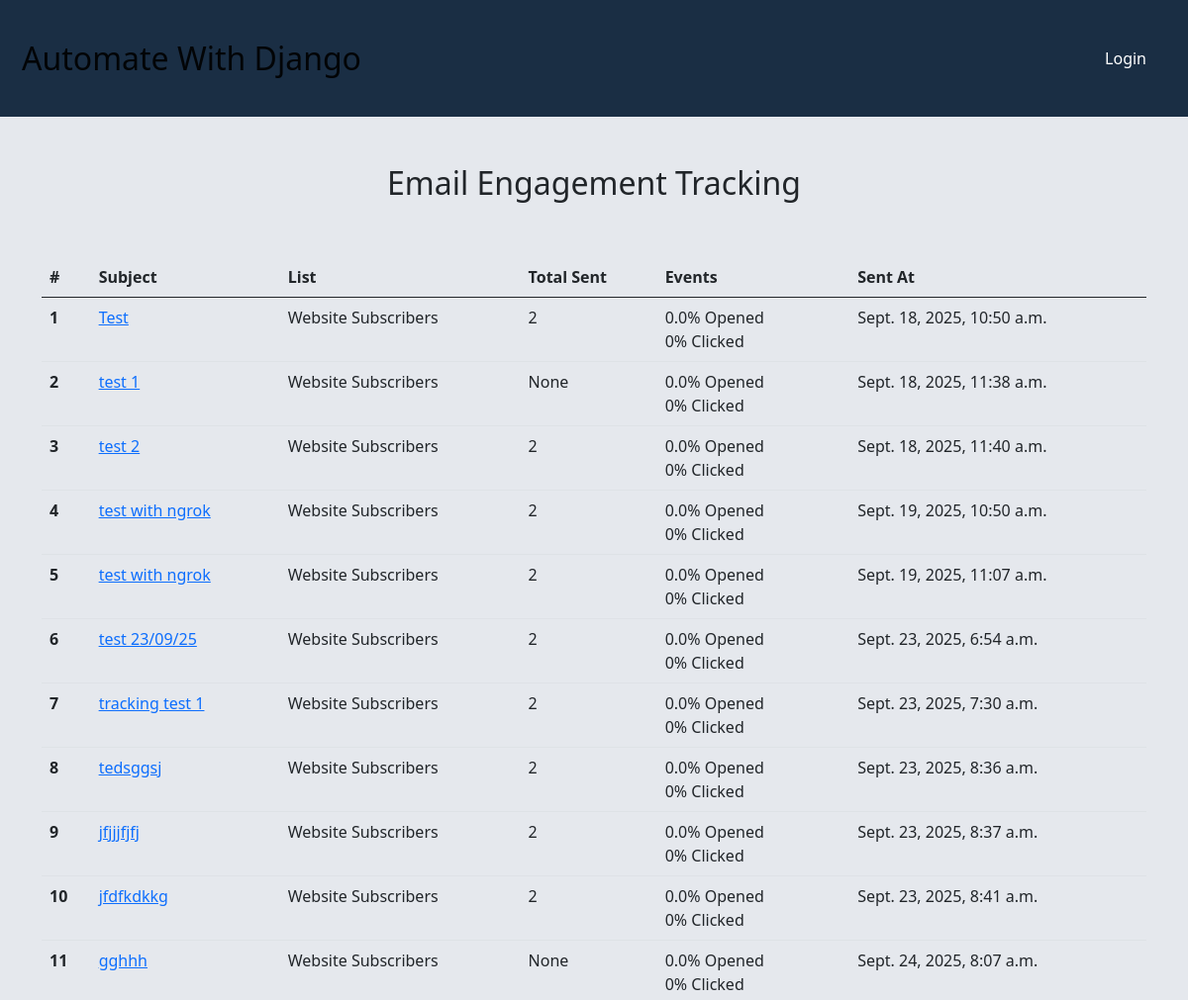
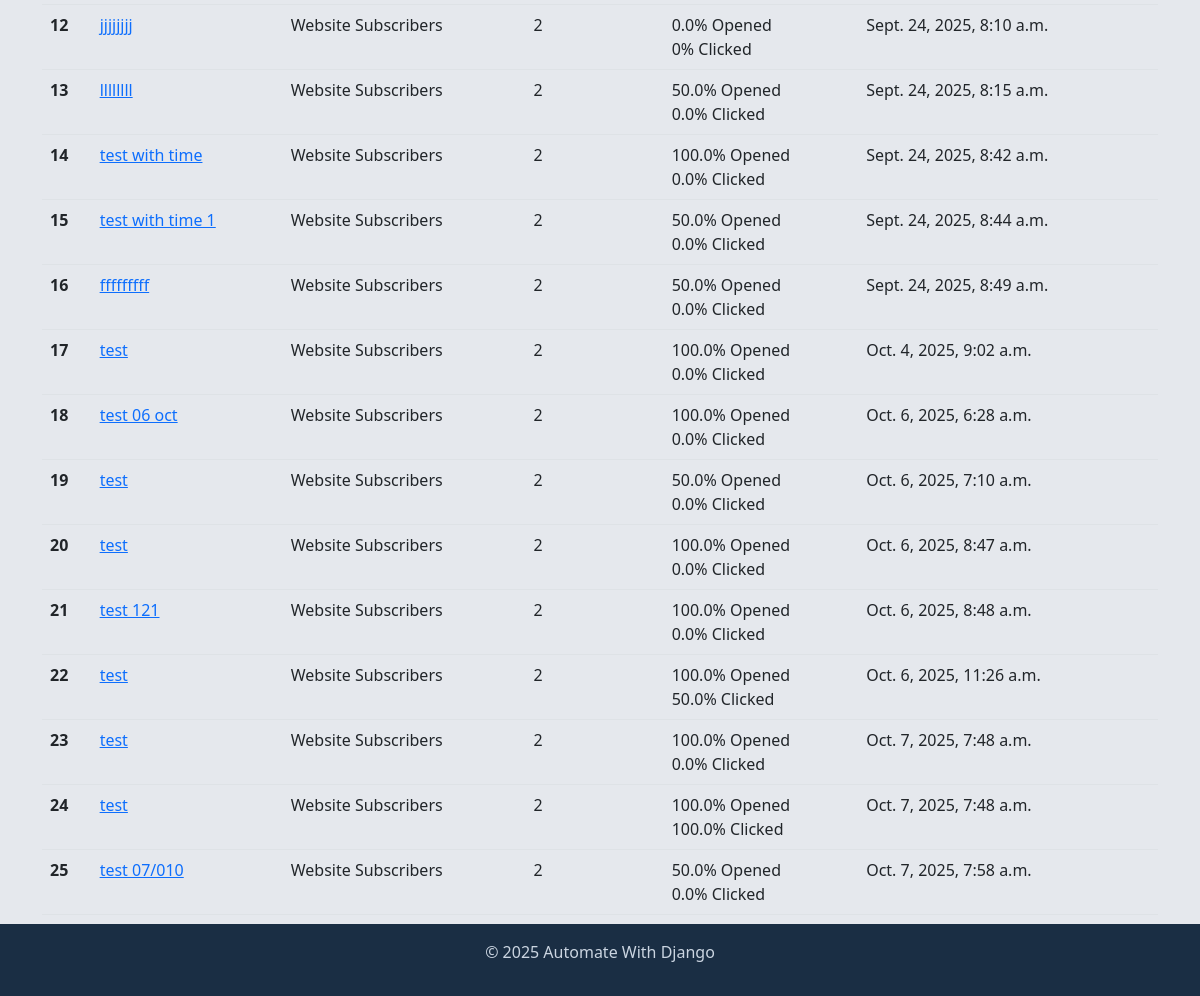
Page /emails/track/dashboard/ on the committed database (2 pictures, top to bottom).
### emails/models.py (models this page shows, shortened)
class Email(models.Model):
    email_list = models.ForeignKey(List, on_delete=models.CASCADE)
    subject = models.CharField(max_length=100)
    body = RichTextField()
    attachment = models.FileField(upload_to='email_attachments/', blank= True) # allow blank attachments ,
    sent_at = models.DateTimeField(auto_now_add=True)
    def open_rate(self):
        total_sent = self.email_list.count_emails()
        opened_count = EmailTracking.objects.filter(email=self, opened_at__isnull=False).count()
        open_rate = (opened_count/total_sent) * 100 if total_sent > 0 else 0
        """
        if total_sent > 0:
            open_rate = (opened_count/total_sent) * 100
        else:
            open_rate = 0
        """
        return round(open_rate , 2)
    def click_rate(self):
        total_sent = self.email_list.count_emails()
        opened_count = EmailTracking.objects.filter(email=self, opened_at__isnull=False).count()
        if opened_count > 0 :
            clicked_count = EmailTracking.objects.filter(email=self, clicked_at__isnull=False).count()
            click_rate = (clicked_count/opened_count) * 100 if total_sent > 0 else 0
        else :
            click_rate = 0
        return round(click_rate , 2)

class List(models.Model):
    email_list = models.CharField(max_length=40)
    def __str__(self):
        return self.email_list
    def count_emails(self):
        count = Subscriber.objects.filter(email_list=self).count()
        return count

### emails/views.py (the view)
# urls.py: path('track/dashboard/', views.track_dashboard, name='track_dashboard'),
def track_dashboard(request):
    emails = Email.objects.all().annotate(total_sent=Sum('sent__total_sent')) # ('sent__total_sent') sent is related name in Sent model, total_sent is field name in Sent model, totat_sent is the new field name for each email instance
    context = {
        'emails': emails,
    }
    return render(request, 'emails/track_dashboard.html', context)

### templates/emails/track_dashboard.html (shortened to what this page needs)
{% extends 'home/base.html' %}
{% block content %}
<div class="container">
    <h2 class="text-center p-5">Email Engagement Tracking</h2>
    <table class="table table-hover ">
        <thead>
            <tr>
                <th scope="col">#</th>
                <th scope="col">Subject</th>
                <th scope="col">List</th>
                <th scope="col">Total Sent</th>
                <th scope="col">Events</th>
                <th scope="col">Sent At</th>
            </tr>
        </thead>
        <tbody>
            {% for email in emails %}
            <tr>
                <th scope="row">{{ forloop.counter }}</th>
                <td> <a href="{% url 'track_stats' email.id %}">{{ email.subject }}</a></td>
                <td>{{ email.email_list }}</td>
                <td>{{ email.total_sent}}</td>
                <td>
                    <div>{{ email.open_rate }}% Opened</div>
                    <div>{{ email.click_rate }}% Clicked</div>
                </td>
                <td>{{ email.sent_at }}</td>
            </tr>
            {% endfor %}
        </tbody>
    </table>
</div>
{% endblock %}

### static/css/base.css (style rules this page uses)
body { background-color: #e5e8ed; font-family: 'Segoe UI', sans-serif; }

### rows in the picture
Email: subject "Test", email_list "Website Subscribers", total_sent "2", open_rate "0.0", click_rate "0", sent_at "Sept. 18, 2025, 10:50 a.m."
Email: subject "test 1", email_list "Website Subscribers", total_sent "None", open_rate "0.0", click_rate "0", sent_at "Sept. 18, 2025, 11:38 a.m."
Email: subject "test 2", email_list "Website Subscribers", total_sent "2", open_rate "0.0", click_rate "0", sent_at "Sept. 18, 2025, 11:40 a.m."
Email: subject "test with ngrok", email_list "Website Subscribers", total_sent "2", open_rate "0.0", click_rate "0", sent_at "Sept. 19, 2025, 10:50 a.m."
Email: subject "test with ngrok", email_list "Website Subscribers", total_sent "2", open_rate "0.0", click_rate "0", sent_at "Sept. 19, 2025, 11:07 a.m."
Email: subject "test 23/09/25", email_list "Website Subscribers", total_sent "2", open_rate "0.0", click_rate "0", sent_at "Sept. 23, 2025, 6:54 a.m."
Email: subject "tracking test 1", email_list "Website Subscribers", total_sent "2", open_rate "0.0", click_rate "0", sent_at "Sept. 23, 2025, 7:30 a.m."
Email: subject "tedsggsj", email_list "Website Subscribers", total_sent "2", open_rate "0.0", click_rate "0", sent_at "Sept. 23, 2025, 8:36 a.m."
Email: subject "jfjjjfjfj", email_list "Website Subscribers", total_sent "2", open_rate "0.0", click_rate "0", sent_at "Sept. 23, 2025, 8:37 a.m."
Email: subject "jfdfkdkkg", email_list "Website Subscribers", total_sent "2", open_rate "0.0", click_rate "0", sent_at "Sept. 23, 2025, 8:41 a.m."
Email: subject "gghhh", email_list "Website Subscribers", total_sent "None", open_rate "0.0", click_rate "0", sent_at "Sept. 24, 2025, 8:07 a.m."
Email: subject "jjjjjjjj", email_list "Website Subscribers", total_sent "2", open_rate "0.0", click_rate "0", sent_at "Sept. 24, 2025, 8:10 a.m."
Email: subject "llllllll", email_list "Website Subscribers", total_sent "2", open_rate "50.0", click_rate "0.0", sent_at "Sept. 24, 2025, 8:15 a.m."
Email: subject "test with time", email_list "Website Subscribers", total_sent "2", open_rate "100.0", click_rate "0.0", sent_at "Sept. 24, 2025, 8:42 a.m."
Email: subject "test with time 1", email_list "Website Subscribers", total_sent "2", open_rate "50.0", click_rate "0.0", sent_at "Sept. 24, 2025, 8:44 a.m."
Email: subject "fffffffff", email_list "Website Subscribers", total_sent "2", open_rate "50.0", click_rate "0.0", sent_at "Sept. 24, 2025, 8:49 a.m."
Email: subject "test", email_list "Website Subscribers", total_sent "2", open_rate "100.0", click_rate "0.0", sent_at "Oct. 4, 2025, 9:02 a.m."
Email: subject "test 06 oct", email_list "Website Subscribers", total_sent "2", open_rate "100.0", click_rate "0.0", sent_at "Oct. 6, 2025, 6:28 a.m."
Email: subject "test", email_list "Website Subscribers", total_sent "2", open_rate "50.0", click_rate "0.0", sent_at "Oct. 6, 2025, 7:10 a.m."
Email: subject "test", email_list "Website Subscribers", total_sent "2", open_rate "100.0", click_rate "0.0", sent_at "Oct. 6, 2025, 8:47 a.m."
Email: subject "test 121", email_list "Website Subscribers", total_sent "2", open_rate "100.0", click_rate "0.0", sent_at "Oct. 6, 2025, 8:48 a.m."
Email: subject "test", email_list "Website Subscribers", total_sent "2", open_rate "100.0", click_rate "50.0", sent_at "Oct. 6, 2025, 11:26 a.m."
Email: subject "test", email_list "Website Subscribers", total_sent "2", open_rate "100.0", click_rate "0.0", sent_at "Oct. 7, 2025, 7:48 a.m."
Email: subject "test", email_list "Website Subscribers", total_sent "2", open_rate "100.0", click_rate "100.0", sent_at "Oct. 7, 2025, 7:48 a.m."
Email: subject "test 07/010", email_list "Website Subscribers", total_sent "2", open_rate "50.0", click_rate "0.0", sent_at "Oct. 7, 2025, 7:58 a.m."
